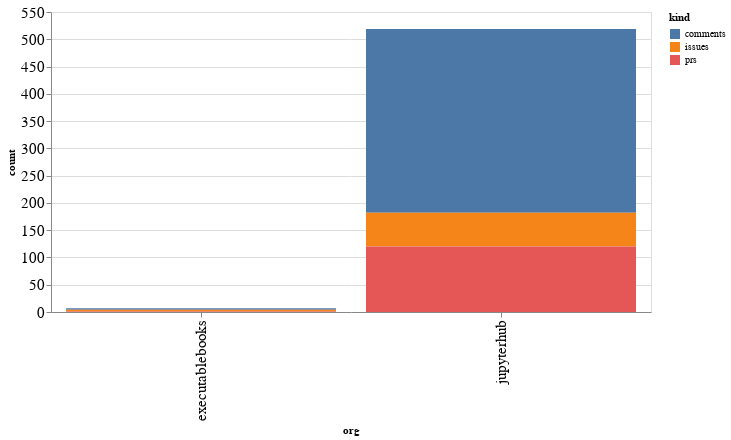

The notebook cell saved with this chart:
### Code cell
alt.Chart(org_summaries, width=600).mark_bar().encode(
    x='org',
    y='count',
    color='kind',
    tooltip="org"
)

### Figure 1 — Vega-Lite specification as saved in the notebook (floating-point values rounded to 4 significant figures)
{"config": {"axisLeft": {"labelFontSize": 15}, "axisBottom": {"labelFontSize": 15}}, "data": {"name": "data-19547a4c2a8194d9890ed4a238520a7c"}, "mark": "bar", "encoding": {"color": {"type": "nominal", "field": "kind"}, "tooltip": {"type": "nominal", "field": "org"}, "x": {"type": "nominal", "field": "org"}, "y": {"type": "quantitative", "field": "count"}}, "width": 600, "$schema": "https://vega.github.io/schema/vega-lite/v4.8.1.json", "datasets": {"data-19547a4c2a8194d9890ed4a238520a7c": [{"org": "executablebooks", "kind": "comments", "count": 3}, {"org": "executablebooks", "kind": "issues", "count": 3}, {"org": "executablebooks", "kind": "prs", "count": 1}, {"org": "jupyterhub", "kind": "comments", "count": 337}, {"org": "jupyterhub", "kind": "issues", "count": 62}, {"org": "jupyterhub", "kind": "prs", "count": 120}]}}
